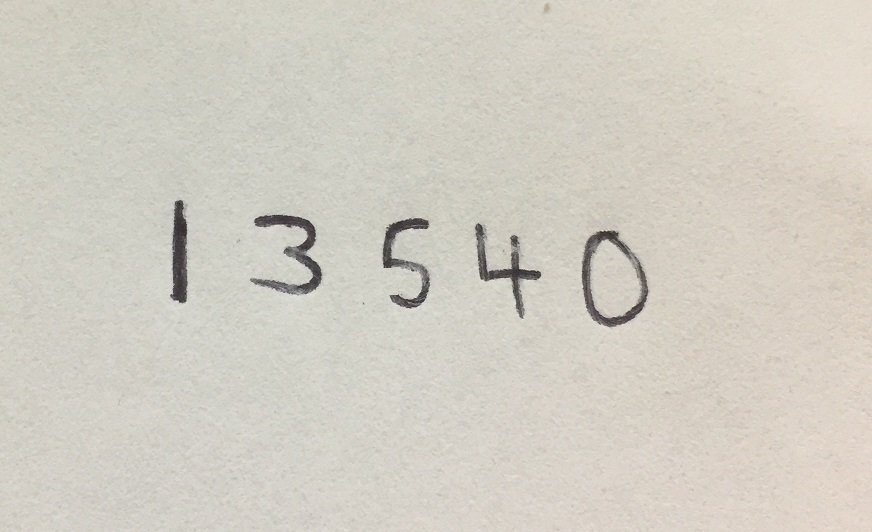
#> input picture Machine_Learning/images/numbers.jpg, 872 x 532 px
$ jupyter execute --allow-errors Project_Handwritten_Digit_Recognition.ipynb   (shell and % lines are left out)   (older library calls are emulated)
#> lines starting #> are read from the running program, lines starting #| are printed output that depends on the picture; after the words box and inside, x2 and y2 are one past the last pixel; in counts of white or black regions, pixels touching at a corner belong together
# Handwritten Digit Recognition using OpenCV 3.0 with Python

## What is Machine Learning?
Machine Learning gives computers the ability to make predictions or learn from data.

** Examples:**
1. Using today’s news articles to predict tomorrows stock price
2. Using words in a Tweet to predict the sentiment express (e.g. anger, sadness, joy, political views)
3. And filtering email spam.

## The Project:
Our goal is to build an application which can read the handwritten digits. For this we need some train_data and test_data. OpenCV comes with an image digits.png which has 5000 handwritten digits (500 for each digit). Each digit is a 20x20 image.

So our first step is to split this image into 5000 different digits. For each digit, we flatten it into a single row with 400 pixels. That is our feature set, ie intensity values of all pixels. It is the simplest feature set we can create. We use first 250 samples of each digit as train_data, and next 250 samples as test_data.

[cell 1]
import numpy as np
import cv2
import matplotlib.pyplot as plt

[cell 2]
# Let's take a look at our digits dataset
image = cv2.imread('images/digits.png')
plt.figure(figsize=(18,16))
#> (the rest of this cell did not finish here and is left out)

## Data Preprocessing

#> (a cell that did not finish here is left out)

### Vertically and horizontally  split
 Split the image to 5000 cells, each 20x20 size. This gives us a 4-dim array: 50 x 100 x 20 x 20 (50 number in each columns and 100 number in each row )

#> (a cell that did not finish here is left out)

#> (a cell that did not finish here is left out)

#> (a cell that did not finish here is left out)

### Split the dataset intor train and test-set:

#> (a cell that did not finish here is left out)

### k-Nearest Neighbour:
Using OpenCV’s KNN functions are very simple:
1. Initialize our KNN Classifier
   *  knn = cv2.ml.KNearest_create()
2. Train Model using the training dataset and correct labels
   * knn.train(train, train_labels)
3. Evaluate Model with the test dataset
   * ret, result, neighbors, distance = knn.findNearest(test, k)
       * ret – true or false Boolean indicating if operation was successful
       * Result – Accuracy i.e. (number correctly classified) / total number of inputs
       * Neighbors – the class of the nearest k neighbors
       * Distance – Euclidean distance from each point neighbor

[cell 8]
# Initiate kNN, train the data, then test it with test data for k=3
knn = cv2.ml.KNearest_create()
#> (the rest of this cell did not finish here and is left out)

To improve the accuracy we can add more data for training.

## Processing a New Image:
1. Grayscale
2. Gaussian Blur
3. Canny Edges
4. Extract Contours
5. Get Biunding Rectangle
6. Filter Contours
7. Crop Bounding Rectangle of blurred image
8. Binarize and then make into a 20x20 Square
9. Convert to 1 x 400 array
10. Input into Classifier

### Step 1: define the required Functions

[cell 9]
# Define our functions

def x_cord_contour(contour):
    # This function take a contour from findContours
    # it then outputs the x centroid coordinates

    if cv2.contourArea(contour) > 10:
        M = cv2.moments(contour)
        return (int(M['m10']/M['m00']))
    else:
        return (-1)

def makeSquare(not_square):
    # This function takes an image and makes the dimenions square
    # It adds black pixels as the padding where needed

    BLACK = [0,0,0]
    img_dim = not_square.shape
    height = img_dim[0]
    width = img_dim[1]
    #print("Height = ", height, "Width = ", width)
    if (height == width):
        square = not_square
        return square
    else:
        doublesize = cv2.resize(not_square,(2*width, 2*height), interpolation = cv2.INTER_CUBIC)
        height = height * 2
        width = width * 2
        #print("New Height = ", height, "New Width = ", width)
        if (height > width):
            pad = int((height - width)/2)
            #print("Padding = ", pad)
            doublesize_square = cv2.copyMakeBorder(doublesize,0,0,pad,\
                                                   pad,cv2.BORDER_CONSTANT,value=BLACK)
        else:
            pad = (width - height)/2
            #print("Padding = ", pad)
            doublesize_square = cv2.copyMakeBorder(doublesize,pad,pad,0,0,\
                                                   cv2.BORDER_CONSTANT,value=BLACK)
    doublesize_square_dim = doublesize_square.shape
    #print("Sq Height = ", doublesize_square_dim[0], "Sq Width = ", doublesize_square_dim[1])
    return doublesize_square


def resize_to_pixel(dimensions, image):
    # This function then re-sizes an image to the specificied dimenions

    buffer_pix = 4
    dimensions  = dimensions - buffer_pix
    squared = image
    r = float(dimensions) / squared.shape[1]
    dim = (dimensions, int(squared.shape[0] * r))
    resized = cv2.resize(image, dim, interpolation = cv2.INTER_AREA)
    img_dim2 = resized.shape
    height_r = img_dim2[0]
    width_r = img_dim2[1]
    BLACK = [0,0,0]
    if (height_r > width_r):
        resized = cv2.copyMakeBorder(resized,0,0,0,1,cv2.BORDER_CONSTANT,value=BLACK)
    if (height_r < width_r):
        resized = cv2.copyMakeBorder(resized,1,0,0,0,cv2.BORDER_CONSTANT,value=BLACK)
    p = 2
    ReSizedImg = cv2.copyMakeBorder(resized,p,p,p,p,cv2.BORDER_CONSTANT,value=BLACK)
    img_dim = ReSizedImg.shape
    height = img_dim[0]
    width = img_dim[1]
    #print("Padded Height = ", height, "Width = ", width)
    return ReSizedImg

### Step 2: Load the Image:

[cell 10]
image = cv2.imread('images/numbers.jpg')
#> image is the input picture: shape (532, 872, 3); mean B, G, R 195.2, 205.6, 209.7
image_res = image.copy()
gray = cv2.cvtColor(image,cv2.COLOR_BGR2GRAY)

# Blur image then find edges using Canny
blurred = cv2.GaussianBlur(gray, (5, 5), 0)

edged = cv2.Canny(blurred, 30, 150)
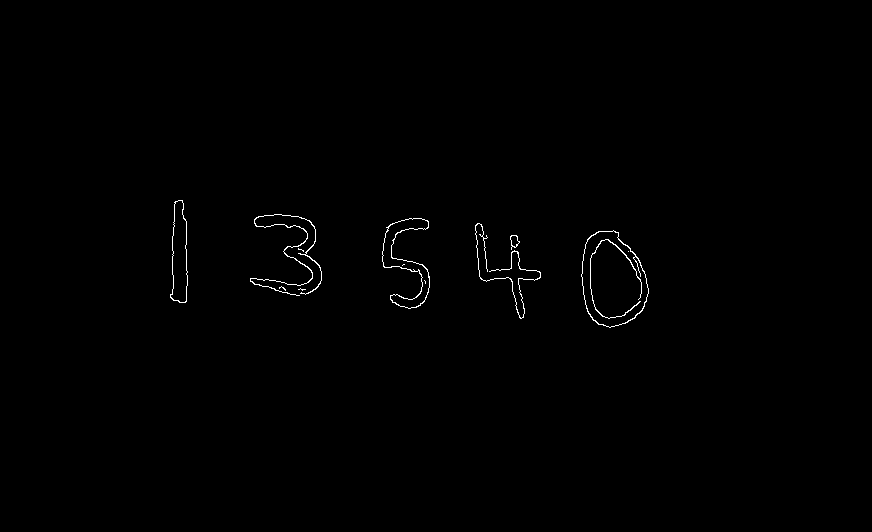
#> edged: shape (532, 872); 0.45% white in thin lines or dots, all inside (x1, y1, x2, y2) = (170, 200, 649, 328)

# Fint Contours
_,contours, _ = cv2.findContours(edged.copy(), cv2.RETR_EXTERNAL, cv2.CHAIN_APPROX_SIMPLE)
#> contours = 9 contours, 3 with area under 20; largest, box (x1, y1, x2, y2) and area: (581, 230, 649, 328) 4854, (382, 218, 430, 309) 1474, (170, 200, 188, 303) 1286, (250, 214, 322, 296) 92, (510, 235, 520, 250) 75, (475, 223, 541, 319) 28

#Sort out contours left to right by using their x cordinates
contours = sorted(contours, key = x_cord_contour, reverse = False)

# Create empty array to store entire number
full_number = []

# loop over the contours
#> (the rest of this cell did not finish here and is left out)

[cell 11]
f, ax = plt.subplots(5, 1, sharex='col', sharey='row',figsize=(10,16))

ax[0].imshow(cv2.cvtColor(image,cv2.COLOR_BGR2RGB))
ax[1].imshow(gray,'gray')
ax[2].imshow(blurred,'gray')
ax[3].imshow(edged,'gray')
ax[4].imshow(cv2.cvtColor(image_res,cv2.COLOR_BGR2RGB))

plt.show()
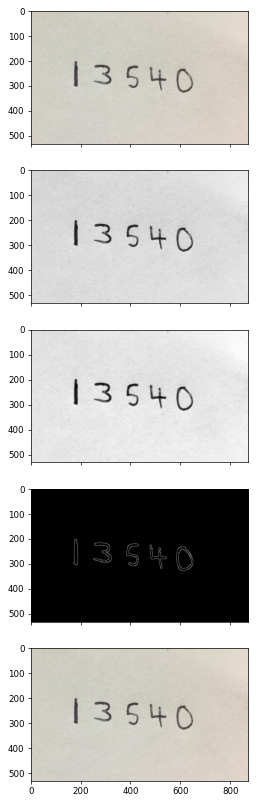
#> figure drawn by matplotlib, 5 panels
